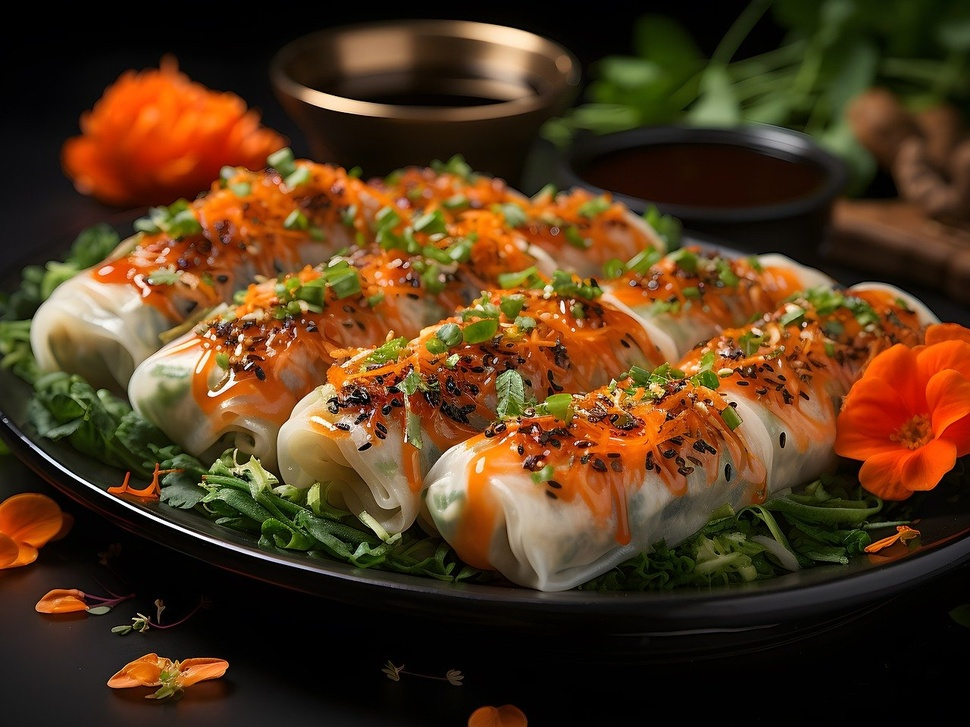
#> input picture s.jpg, 970 x 727 px, shrunk from 1280 x 960 before the run
$ python 9.py   (older library calls are emulated)
#> lines starting #> are read from the running program, lines starting #| are printed output that depends on the picture
import cv2
import numpy as np

image = cv2.imread('s.jpg', cv2.IMREAD_GRAYSCALE)
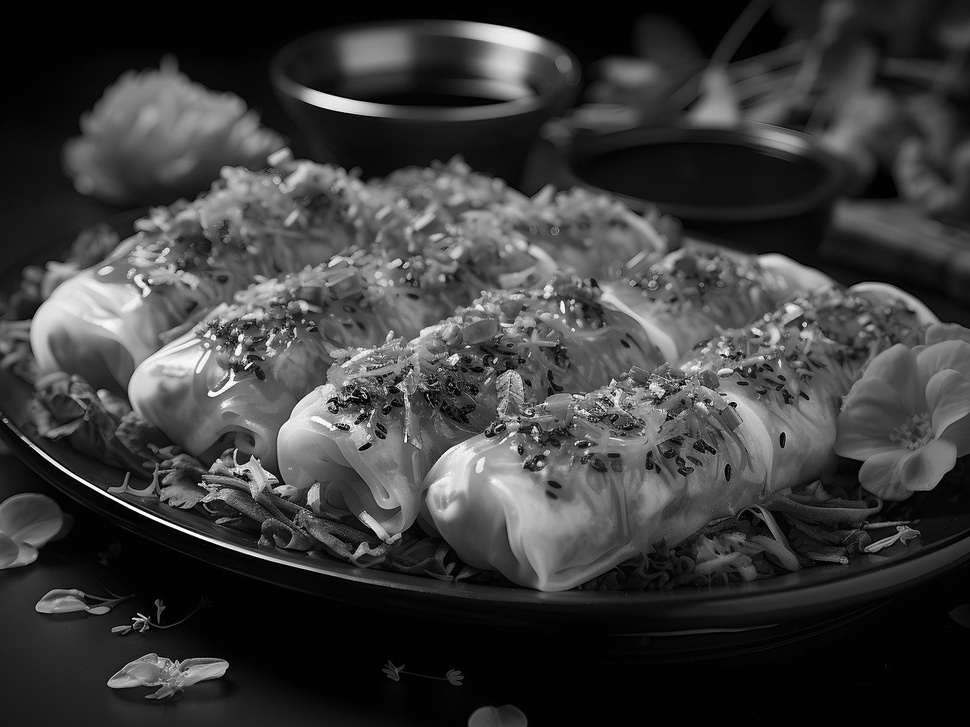
#> image: shape (727, 970); min 0, max 255, mean 60.6

edges = cv2.Canny(image, 100, 200)
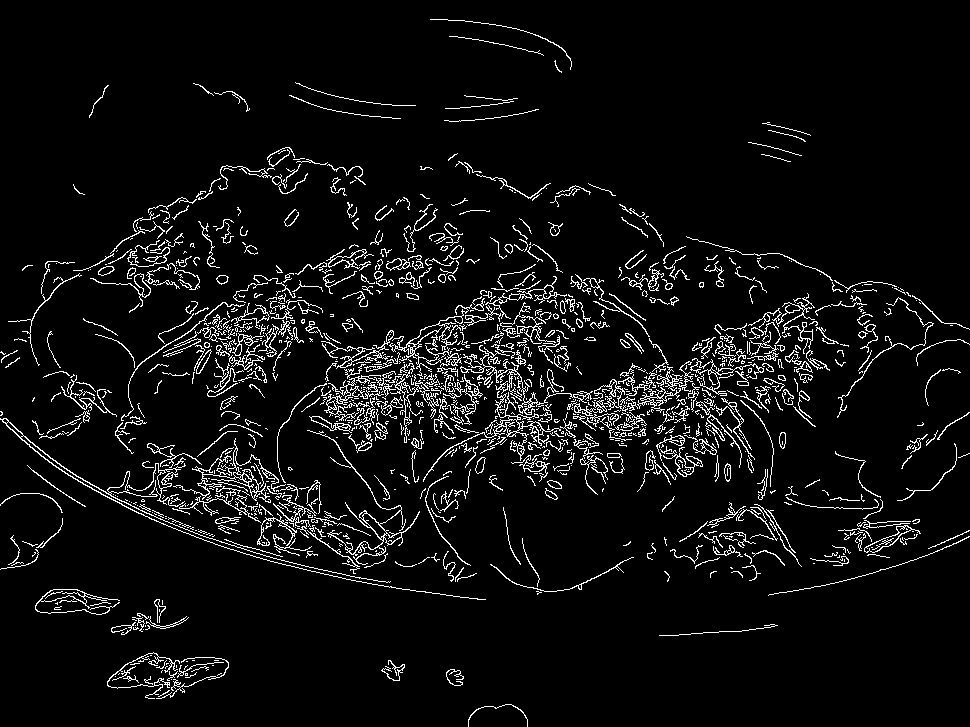
#> edges: shape (727, 970); 5.9% white in thin lines or dots

image_blur = cv2.GaussianBlur(image, (3, 3), 0)
image_log = cv2.Laplacian(image_blur, cv2.CV_64F)
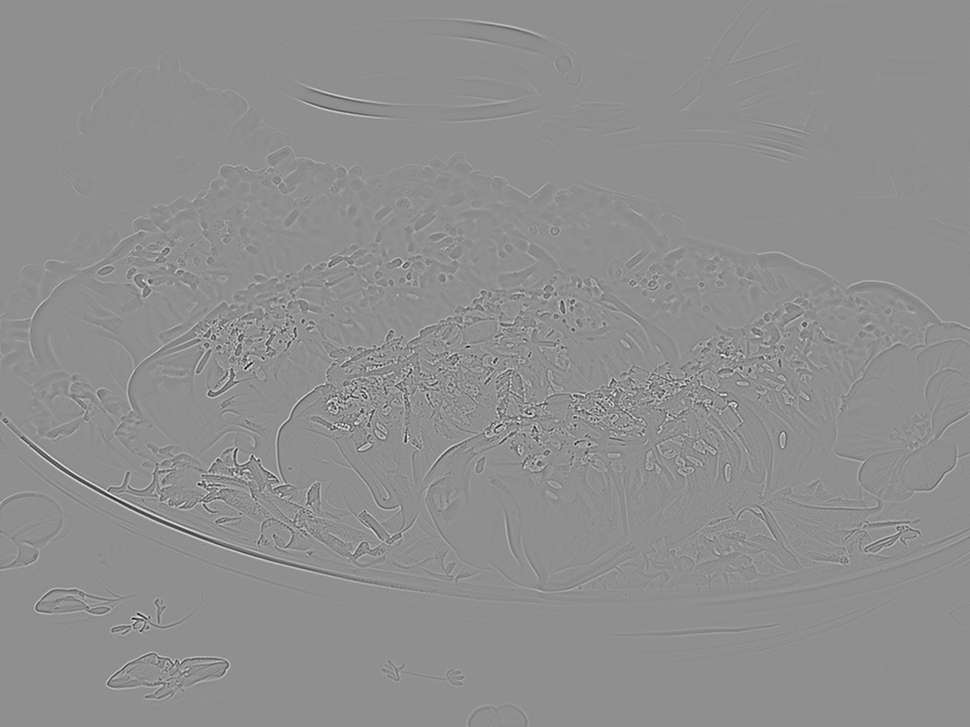
#> image_log: shape (727, 970) float64; min -160, max 125, mean 0; drawn with min black and max white
image_log = np.uint8(np.absolute(image_log))
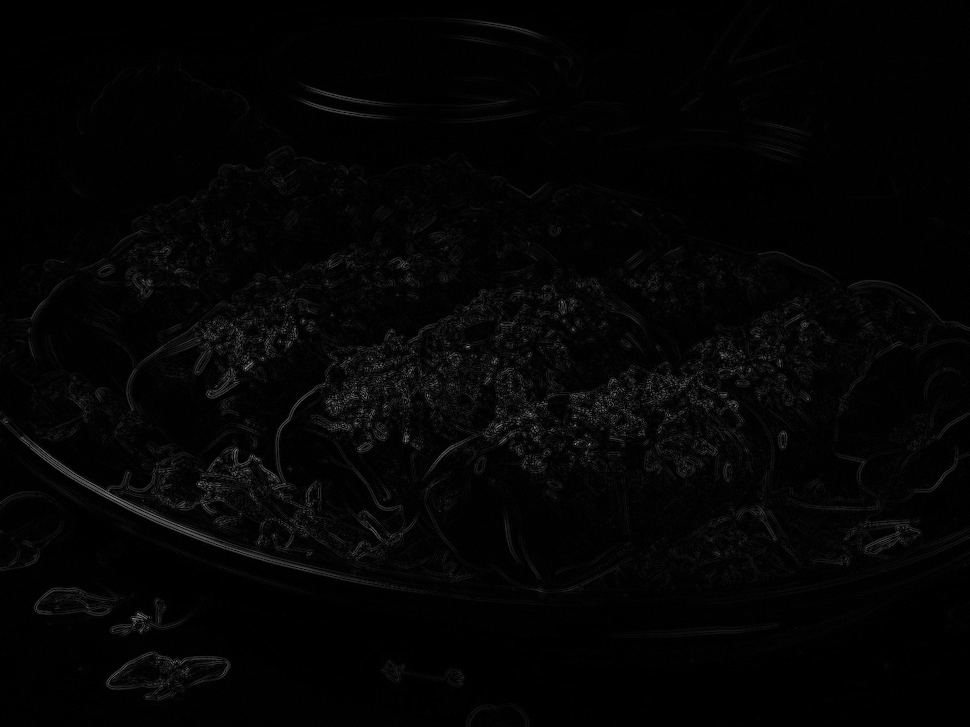
#> image_log: shape (727, 970); min 0, max 160, mean 4.2


cv2.imshow('Original Image', image)
cv2.imshow('Edges', edges)
cv2.imshow('Texture (LoG)', image_log)

cv2.waitKey(0)
cv2.destroyAllWindows()
